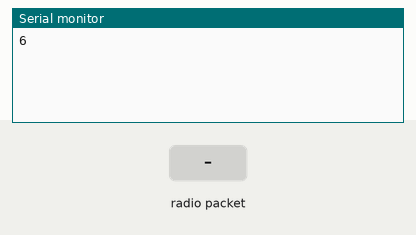
Recording of a sketch running on a simulated ESP8266 (NodeMCU). Parts: the last lines printed to the serial monitor. The inputs (shaded band) are chosen by the test bench. Random numbers use the default seed unless the sketch sets one.

Above: at 1.2 s.
1.3 s: radio packet "1" arrives
At 2.5 s:
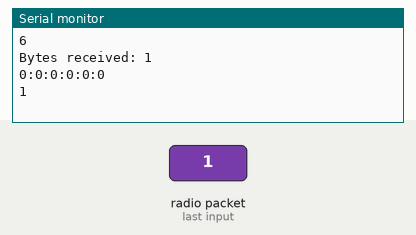
2.8 s: radio packet "0" arrives
At 3.7 s:
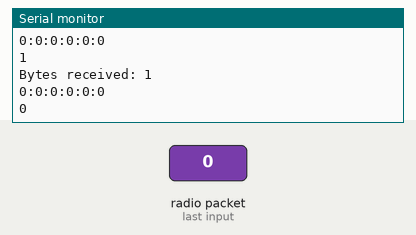
5.8 s: radio packet "2" arrives
At 7.2 s:
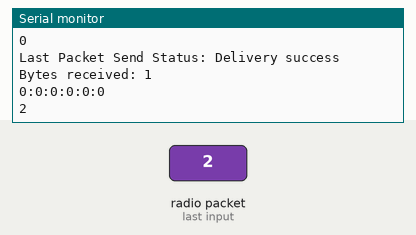
Timing chart, 0 to 8.8 s (numbered marks = the images above; inputs shaded):
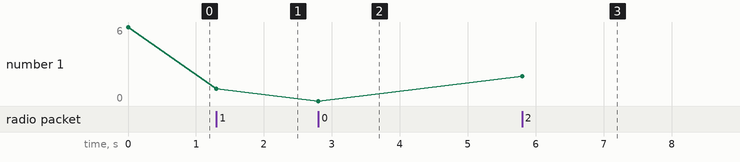

The sketch:

espnow.ino
```cpp
#include <ESP8266WiFi.h>
#include <espnow.h>
#define LED_PIN_ACTIVE LOW

// REPLACE WITH RECEIVER MAC Address
uint8_t broadcastAddress[] = {0xAC, 0x67, 0xB2, 0x38, 0x1B, 0xBC};

// Structure example to send data
// Must match the receiver structure
typedef struct {
  uint8_t macAddress[6];
  uint8_t id;
  float temperature_data;
  float pressure_data;
  bool light_ok;
  unsigned long int waktu;
} ESP32_Slave_Device;

// Create a struct_message called myData
ESP32_Slave_Device thisESP;

unsigned long lastTime = 0;
unsigned long timerDelay = 5000;  // send readings timer

// Callback when data is sent
void OnDataSent(uint8_t *mac_addr, uint8_t sendStatus) {
  Serial.print("Last Packet Send Status: ");
  if (sendStatus == 0){
    Serial.println("Delivery success");
  }
  else{
    Serial.println("Delivery fail");
  }
}
// callback function that will be executed when data is received
void OnDataRecv(uint8_t * mac, uint8_t *incomingData, unsigned char len) {
  Serial.print("Bytes received: ");
  Serial.println(len);
  for(int idx = 0; idx < 6; idx++) {
    Serial.print(mac[idx], HEX);
    idx == 5 ? Serial.print("\n") : Serial.print(":");
  }
  for(int idx = 0; idx < len; idx++) Serial.print((char)incomingData[idx]);
  Serial.println();

  if (strncmp((char*)incomingData, "true", 4) == 0) {
    digitalWrite(LED_BUILTIN, LED_PIN_ACTIVE);
  }
  if (strncmp((char*)incomingData, "false", 5) == 0) {
    digitalWrite(LED_BUILTIN, !LED_PIN_ACTIVE);
  }
}
void setup() {
  // Init Serial Monitor
  Serial.begin(115200);

  // Set device as a Wi-Fi Station
  WiFi.mode(WIFI_STA);
  Serial.println(WiFi.channel());
  // Init ESP-NOW
  if (esp_now_init() != 0) {
    Serial.println("Error initializing ESP-NOW");
    return;
  }

  // Once ESPNow is successfully Init, we will register for Send CB to
  // get the status of Trasnmitted packet
  esp_now_set_self_role(ESP_NOW_ROLE_COMBO);
  esp_now_register_send_cb(OnDataSent);
  esp_now_register_recv_cb(OnDataRecv);

  // Register peer
  esp_now_add_peer(broadcastAddress, ESP_NOW_ROLE_COMBO, 7, NULL, 0);
  WiFi.macAddress(thisESP.macAddress);
  thisESP.id = 82;
  thisESP.temperature_data = random(20,40);
  thisESP.pressure_data = random(99325, 101325);
  thisESP.light_ok = random(false, true);
  thisESP.waktu = millis();
}

void loop() {
  if ((millis() - lastTime) > timerDelay) {

    // Send message via ESP-NOW
    esp_now_send(broadcastAddress, (uint8_t *) &thisESP, sizeof(thisESP));

    lastTime = millis();
  }
}
```

Measured:
- after the input at 1.3 s, the serial monitor: prints a new line at once (image 1)
- after the input at 2.8 s, the serial monitor: prints a new line at once (image 2)
- after the input at 5.8 s, the serial monitor: prints a new line at once (image 3)
- plotted number 1: 6 → 1 after the input at 1.3 s, 0 → 2 after the input at 5.8 s
